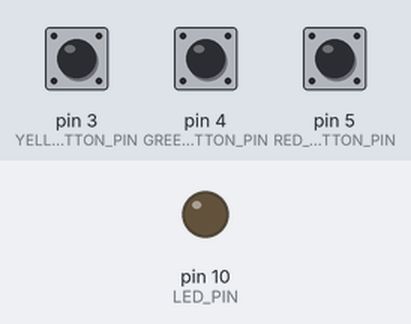
The sketch below on a simulated Arduino Uno, built with avr-gcc and run on an emulated ATmega328P. Shown: output pins drawn as LEDs (lit = HIGH). The inputs (shaded band) are chosen by the test bench; at power-on: pin 3 (YELLOW_BUTTON_PIN) LOW, pin 4 (GREEN_BUTTON_PIN) LOW, pin 5 (RED_BUTTON_PIN) LOW.

Above: at 1.2 s.
1.3 s: pin 3 (YELLOW_BUTTON_PIN) pulled HIGH for 0.15 s
At 1.37 s:
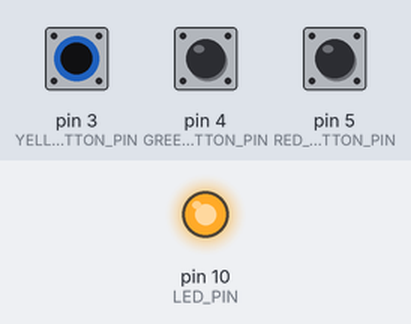
2.9 s: pin 3 (YELLOW_BUTTON_PIN) pulled HIGH for 3.2 s
At 6.8 s:
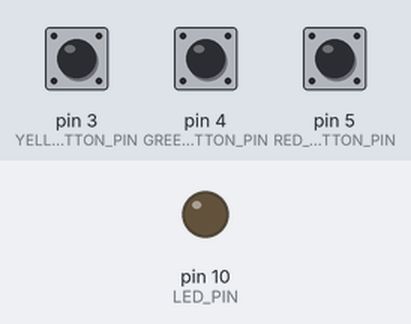
7.6 s: pin 4 (GREEN_BUTTON_PIN) pulled HIGH for 3.2 s
At 7.9 s:
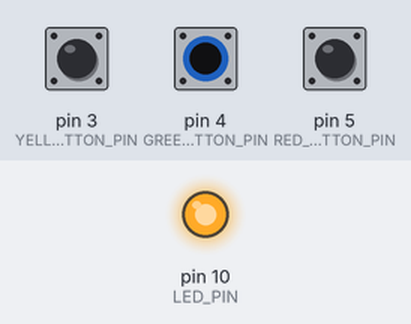
Timing chart, 0 to 12.3 s (numbered marks = the images above; inputs shaded):
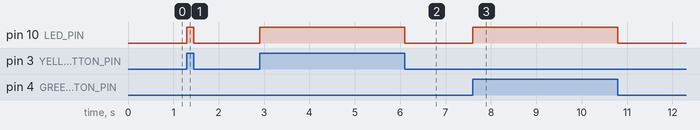

Measured:
- after the input at 1.3 s, pin 10 (LED_PIN): LOW → HIGH at once, → LOW 0.15 s later
- after the input at 2.9 s, pin 10 (LED_PIN): LOW → HIGH at once, → LOW 3.2 s later
- after the input at 7.6 s, pin 10 (LED_PIN): LOW → HIGH at once, → LOW 3.2 s later

The sketch:

M02A03.ino
```cpp
const int YELLOW_BUTTON_PIN = 3;
const int GREEN_BUTTON_PIN = 4;
const int RED_BUTTON_PIN = 5;
const int LED_PIN = 10;
const int BLINK_DELAY = 250;

int buttonSum = 0;
int blueLedValue = 0;

void setup() {
  pinMode(YELLOW_BUTTON_PIN, INPUT);
  pinMode(GREEN_BUTTON_PIN, INPUT);
  pinMode(RED_BUTTON_PIN, INPUT);
  pinMode(LED_PIN, OUTPUT);
}

void loop() {
  buttonSum = digitalRead(YELLOW_BUTTON_PIN)
    + digitalRead(GREEN_BUTTON_PIN)
    + digitalRead(RED_BUTTON_PIN);
  if (buttonSum == 1) {
    digitalWrite(LED_PIN, HIGH);
  }
  else if (buttonSum > 1) {
    digitalWrite(LED_PIN, HIGH);
    delay((4 - buttonSum) * BLINK_DELAY);
    digitalWrite(LED_PIN, LOW);
    delay((4 - buttonSum) * BLINK_DELAY);
  }
  else
    digitalWrite(LED_PIN, LOW);
}
```
